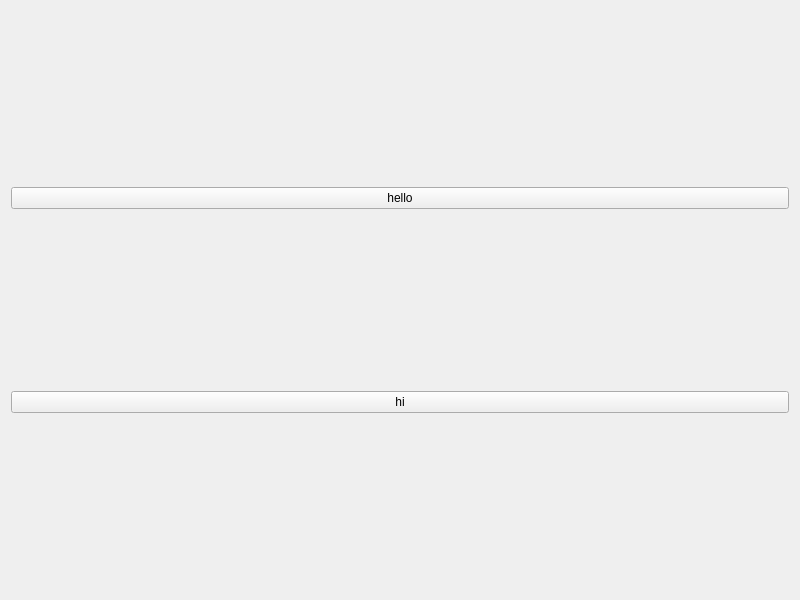
<?xml version="1.0" encoding="UTF-8"?>
<ui version="4.0">
 <class>DesignWidget</class>
 <widget class="QWidget" name="DesignWidget">
  <property name="geometry">
   <rect>
    <x>0</x>
    <y>0</y>
    <width>800</width>
    <height>600</height>
   </rect>
  </property>
  <property name="windowTitle">
   <string>DesignWidget</string>
  </property>
  <layout class="QVBoxLayout" name="verticalLayout">
   <item>
    <widget class="QPushButton" name="pushButton">
     <property name="text">
      <string>hello</string>
     </property>
    </widget>
   </item>
   <item>
    <widget class="QPushButton" name="pushButton_2">
     <property name="text">
      <string>hi</string>
     </property>
    </widget>
   </item>
  </layout>
 </widget>
 <resources/>
 <connections/>
</ui>
